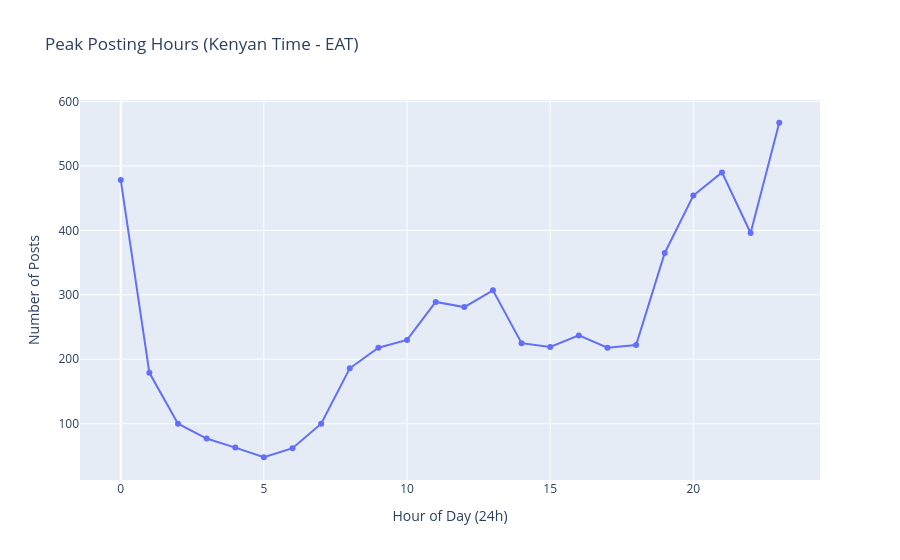

Write notebook code for a chart like this one.
### Markdown cell above
### F) Peak Posting Time Analysis (Kenyan Time - EAT)

This analysis converted timestamps to Kenyan time (EAT - UTC+3) and examined hourly posting patterns.  

Identifying peak activity hours provides behavioral insights into when cyberbullying is most active and may support real-time moderation strategies.  
Weekend and weekday comparisons further contextualize user behavior.

### Code cell
eda.peak_posting_times("published_at")

### Figure 1 — Plotly figure (JSON) as saved in the notebook; plotly's stock layout.template omitted (floating-point values rounded to 4 significant figures)
{"data": [{"hovertemplate": "Hour of Day (24h)=%{x}<br>Number of Posts=%{y}<extra></extra>", "legendgroup": "", "line": {"color": "#636efa", "dash": "solid"}, "marker": {"symbol": "circle"}, "mode": "lines+markers", "name": "", "orientation": "v", "showlegend": false, "type": "scatter", "x": [0, 1, 2, 3, 4, 5, 6, 7, 8, 9, 10, 11, 12, 13, 14, 15, 16, 17, 18, 19, 20, 21, 22, 23], "xaxis": "x", "y": [478, 179, 100, 77, 63, 48, 62, 100, 186, 218, 230, 289, 281, 307, 225, 219, 237, 218, 222, 365, 454, 490, 396, 567], "yaxis": "y"}], "layout": {"legend": {"tracegroupgap": 0}, "title": {"text": "Peak Posting Hours (Kenyan Time - EAT)"}, "xaxis": {"anchor": "y", "domain": [0, 1], "title": {"text": "Hour of Day (24h)"}}, "yaxis": {"anchor": "x", "domain": [0, 1], "title": {"text": "Number of Posts"}}}}
